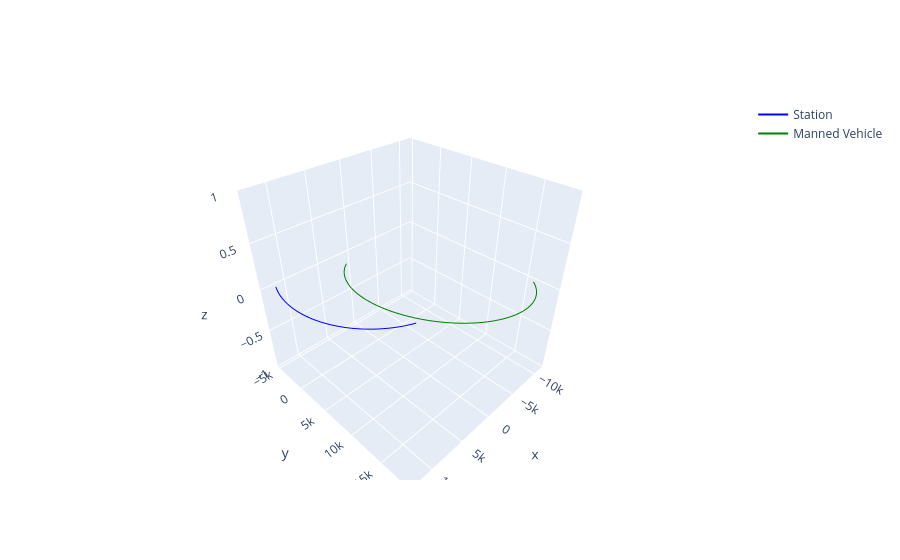

This figure's notebook cell:
### Markdown cell above
+ For the manned vehicle.

### Code cell
fig1.add_trace(go.Scatter3d(
    x=sol_vehiculo.y[0],
    y=sol_vehiculo.y[1],
    z=sol_vehiculo.y[2],
    mode='lines',
    name='Manned Vehicle',
    line=dict(color='green')
))
